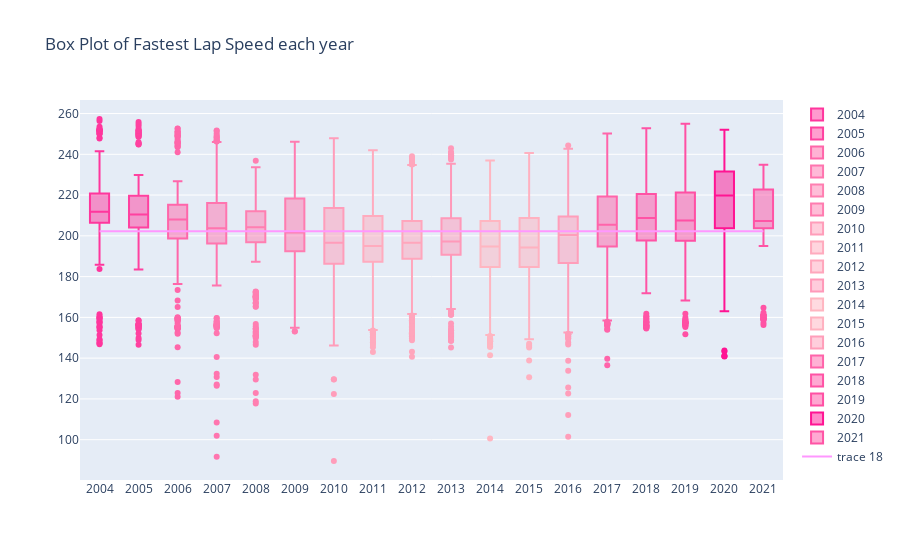

Notebook source saved alongside this figure:
### Code cell
fig = go.Figure()
def rgbGradient(start_RGB, end_RGB, rate):
    r = start_RGB[0] + (end_RGB[0] - start_RGB[0]) * rate
    g = start_RGB[1] + (end_RGB[1] - start_RGB[1])* rate
    b = start_RGB[2] + (end_RGB[2] - start_RGB[2])* rate
    return 'rgb({r},{g},{b})'.format(r=r, g=g, b=b)

fastestLapSpeed_mean = data_temp.groupby('year')['fastestLapSpeed'].mean()
fastestLapSpeed_rate = (fastestLapSpeed_mean - fastestLapSpeed_mean.min()) / (fastestLapSpeed_mean.max() - fastestLapSpeed_mean.min())
for year in np.sort(data_temp['year'].unique()):
    fig.add_trace(go.Box(
        y=data_temp[data_temp['year'] == year]['fastestLapSpeed'],
        name=year.astype(str),
        marker_color=rgbGradient((255,182,193), (255,20,147), fastestLapSpeed_rate[year])
    ))
    
from sklearn.linear_model import LinearRegression
X = data_temp['year']
y = data_temp['fastestLapSpeed']
reg = LinearRegression().fit(X.to_numpy().reshape(-1, 1), y)
y_pred = reg.predict(X.to_numpy().reshape(-1, 1))
fig.add_trace(go.Scatter(
    y=y_pred,
    x=fastestLapSpeed_mean.index,
    mode='lines'
))
fig.update_layout(title_text="Box Plot of Fastest Lap Speed each year")

fig.show()

### Figure 1 — Plotly figure (JSON) as saved in the notebook; plotly's stock layout.template omitted (floating-point values rounded to 4 significant figures; data arrays with more than 128 entries replaced by an {"elided": "..."} marker saying what was removed)
{"data": [{"marker": {"color": "rgb(255.0,53.508588712089335,156.5147844491118)"}, "name": "2004", "type": "box", "y": {"elided": "347 float values"}}, {"marker": {"color": "rgb(255.0,64.6032664627571,159.6651250449804)"}, "name": "2005", "type": "box", "y": {"elided": "354 float values"}}, {"marker": {"color": "rgb(255.0,101.82519042822149,170.2343133314703)"}, "name": "2006", "type": "box", "y": {"elided": "368 float values"}}, {"marker": {"color": "rgb(255.0,117.33851375201365,174.63933106538659)"}, "name": "2007", "type": "box", "y": {"elided": "360 float values"}}, {"marker": {"color": "rgb(255.0,126.58550841726418,177.2650209086059)"}, "name": "2008", "type": "box", "y": {"elided": "350 float values"}}, {"marker": {"color": "rgb(255.0,123.73938410237247,176.4568621525255)"}, "name": "2009", "type": "box", "y": {"elided": "322 float values"}}, {"marker": {"color": "rgb(255.0,157.18685914881144,185.9542933385514)"}, "name": "2010", "type": "box", "y": {"elided": "429 float values"}}, {"marker": {"color": "rgb(255.0,171.38789404864482,189.98668596443002)"}, "name": "2011", "type": "box", "y": {"elided": "445 float values"}}, {"marker": {"color": "rgb(255.0,165.82483055505094,188.40705065143422)"}, "name": "2012", "type": "box", "y": {"elided": "458 float values"}}, {"marker": {"color": "rgb(255.0,152.62196785148612,184.65808963684174)"}, "name": "2013", "type": "box", "y": {"elided": "410 float values"}}, {"marker": {"color": "rgb(255.0,182.0,193.0)"}, "name": "2014", "type": "box", "y": {"elided": "391 float values"}}, {"marker": {"color": "rgb(255.0,177.24594153029025,191.65008216292193)"}, "name": "2015", "type": "box", "y": {"elided": "353 float values"}}, {"marker": {"color": "rgb(255.0,157.511303731382,186.04641957804674)"}, "name": "2016", "type": "box", "y": {"elided": "444 float values"}}, {"marker": {"color": "rgb(255.0,100.10590071781147,169.74611995690944)"}, "name": "2017", "type": "box", "y": {"elided": "376 float values"}}, {"marker": {"color": "rgb(255.0,83.22669207717438,164.95325824413592)"}, "name": "2018", "type": "box", "y": {"elided": "399 float values"}}, {"marker": {"color": "rgb(255.0,80.06525460449356,164.0555661222636)"}, "name": "2019", "type": "box", "y": {"elided": "416 float values"}}, {"marker": {"color": "rgb(255.0,20.0,147.0)"}, "name": "2020", "type": "box", "y": {"elided": "328 float values"}}, {"marker": {"color": "rgb(255.0,84.24052757698445,165.2411374601314)"}, "name": "2021", "type": "box", "y": {"elided": "174 float values"}}, {"mode": "lines", "type": "scatter", "x": [2004, 2005, 2006, 2007, 2008, 2009, 2010, 2011, 2012, 2013, 2014, 2015, 2016, 2017, 2018, 2019, 2020, 2021], "y": {"elided": "6724 float values"}}], "layout": {"title": {"text": "Box Plot of Fastest Lap Speed each year"}}}
